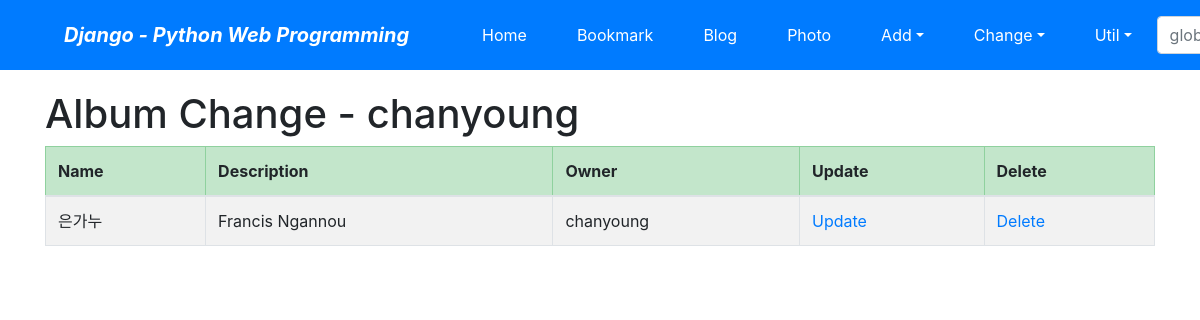
Screenshot of /photo/album/change/ (signed in) with the database file from the repository.
### photo/models.py (models this page shows, shortened)
class Album(models.Model):
    name = models.CharField('NAME', max_length=30)
    description = models.CharField(
        'One Line Description', max_length=100, blank=True)
    owner = models.ForeignKey(
        'auth.User', on_delete=models.CASCADE, verbose_name='OWNER', blank=True, null=True)
    class Meta:
        ordering = ('name',)

### photo/views.py (the view)
# urls.py: path('album/change/', views.AlbumChangeLV.as_view(), name='album_change'),
class AlbumChangeLV(LoginRequiredMixin, ListView):
    model = Album
    template_name = 'photo/album_change_list.html'
    def get_queryset(self):
        return Album.objects.filter(owner=self.request.user)

### photo/templates/photo/album_change_list.html (shortened to what this page needs)
{% extends "base.html" %}
{% block content %}
    <h1>Album Change - {{user}}</h1>
    <table class="table table-striped table-bordered table-condensed">
        <thead>
        <tr class="table-success">
            <th>Name</th>
            <th>Description</th>
            <th>Owner</th>
            <th>Update</th>
            <th>Delete</th>
        </tr>
        </thead>
        <tbody>
        {% for item in object_list %}
        <tr>
            <td>{{ item.name }}</td>
            <td>{{ item.description }}</td>
            <td>{{ item.owner }}</td>
            <td><a href="{% url 'photo:album_update' item.id %}">Update</a></td>
            <td><a href="{% url 'photo:album_delete' item.id %}">Delete</a></td>
        </tr>
        {% endfor %}
        </tbody>
    </table>
{% endblock %}

### rows the page displays
Album: name "은가누", description "Francis Ngannou", owner "chanyoung"

### other values shown
{{ user }} "chanyoung"
